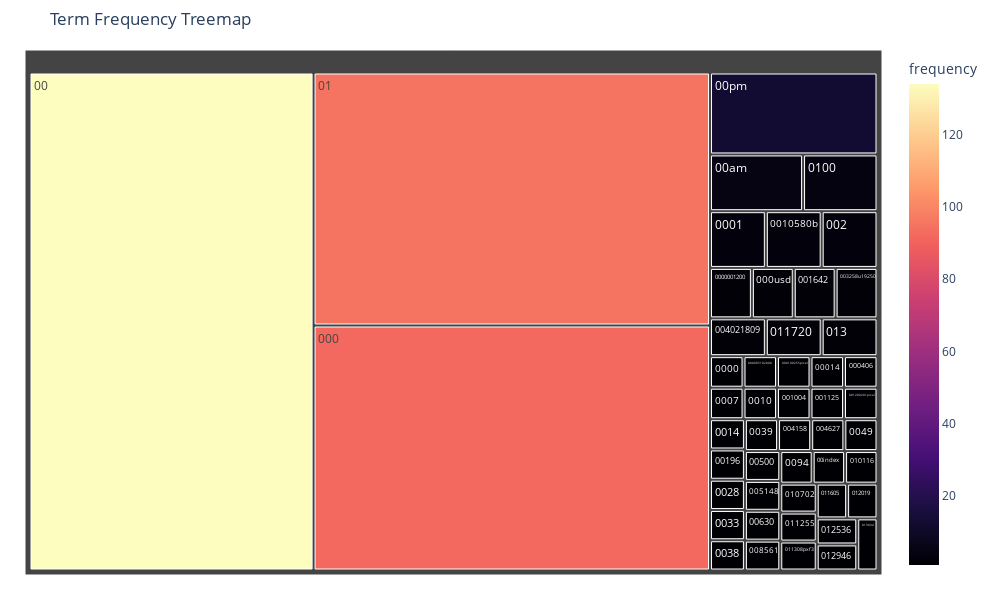

The notebook cell saved with this chart:
### Markdown cell above
#### Exercise 13

### Code cell
# Answer here

import plotly.graph_objs as go
import plotly.express as px
import plotly.offline as pof
## set offline
pof.init_notebook_mode(connected = True)

def create_treemap(count_vect, term_frequencies, top_n=50):
    df = pd.DataFrame({
        'term': count_vect.get_feature_names_out()[:top_n],
        'frequency': term_frequencies[:top_n]
    })
    # Adding this line to sort the frequency in anascending manner
    df = df.sort_values('frequency', ascending=True)
    
    # Create a treemap using Plotly Express
    fig = px.treemap(
        df,
        path=['term'],
        values='frequency',
        title='Term Frequency Treemap',
        color='frequency',
        color_continuous_scale='magma',
    )
    
    fig.update_layout(
        width=1000,
        height=600,
        margin=dict(t=50, l=25, r=25, b=25)
    )
    
    return fig
tree_fig = create_treemap(count_vect, term_frequencies, top_n=50) # Here I sampled the 50 most frequent words as a method
tree_fig.show()

### Figure 1 — Plotly figure (JSON) as saved in the notebook; plotly's stock layout.template omitted (floating-point values rounded to 4 significant figures)
{"data": [{"branchvalues": "total", "customdata": [[134], [92], [1], [2], [1], [3], [1], [1], [1], [1], [2], [1], [1], [3], [1], [1], [1], [2], [1], [3], [1], [2], [1], [1], [1], [2], [1], [1], [1], [1], [1], [1], [1], [1], [5], [1], [13], [95], [4], [1], [1], [1], [1], [1], [2], [1], [1], [1], [2], [1]], "domain": {"x": [0, 1], "y": [0, 1]}, "hovertemplate": "labels=%{label}<br>frequency_sum=%{value}<br>parent=%{parent}<br>id=%{id}<br>frequency=%{color}<extra></extra>", "ids": ["00", "000", "0000", "0000001200", "000005102000", "0001", "000100255pixel", "00014", "000406", "0007", "000usd", "0010", "001004", "0010580b", "001125", "001200201pixel", "0014", "001642", "00196", "002", "0028", "003258u19250", "0033", "0038", "0039", "004021809", "004158", "004627", "0049", "00500", "005148", "00630", "008561", "0094", "00am", "00index", "00pm", "01", "0100", "010116", "010702", "011255", "011308pxf3", "011605", "011720", "012019", "012536", "012946", "013", "013034"], "labels": ["00", "000", "0000", "0000001200", "000005102000", "0001", "000100255pixel", "00014", "000406", "0007", "000usd", "0010", "001004", "0010580b", "001125", "001200201pixel", "0014", "001642", "00196", "002", "0028", "003258u19250", "0033", "0038", "0039", "004021809", "004158", "004627", "0049", "00500", "005148", "00630", "008561", "0094", "00am", "00index", "00pm", "01", "0100", "010116", "010702", "011255", "011308pxf3", "011605", "011720", "012019", "012536", "012946", "013", "013034"], "marker": {"coloraxis": "coloraxis", "colors": [134, 92, 1, 2, 1, 3, 1, 1, 1, 1, 2, 1, 1, 3, 1, 1, 1, 2, 1, 3, 1, 2, 1, 1, 1, 2, 1, 1, 1, 1, 1, 1, 1, 1, 5, 1, 13, 95, 4, 1, 1, 1, 1, 1, 2, 1, 1, 1, 2, 1]}, "name": "", "parents": ["", "", "", "", "", "", "", "", "", "", "", "", "", "", "", "", "", "", "", "", "", "", "", "", "", "", "", "", "", "", "", "", "", "", "", "", "", "", "", "", "", "", "", "", "", "", "", "", "", ""], "type": "treemap", "values": [134, 92, 1, 2, 1, 3, 1, 1, 1, 1, 2, 1, 1, 3, 1, 1, 1, 2, 1, 3, 1, 2, 1, 1, 1, 2, 1, 1, 1, 1, 1, 1, 1, 1, 5, 1, 13, 95, 4, 1, 1, 1, 1, 1, 2, 1, 1, 1, 2, 1]}], "layout": {"coloraxis": {"colorbar": {"title": {"text": "frequency"}}, "colorscale": [[0, "#000004"], [0.1111, "#180f3d"], [0.2222, "#440f76"], [0.3333, "#721f81"], [0.4444, "#9e2f7f"], [0.5556, "#cd4071"], [0.6667, "#f1605d"], [0.7778, "#fd9668"], [0.8889, "#feca8d"], [1, "#fcfdbf"]]}, "height": 600, "legend": {"tracegroupgap": 0}, "margin": {"b": 25, "l": 25, "r": 25, "t": 50}, "title": {"text": "Term Frequency Treemap"}, "width": 1000}}
